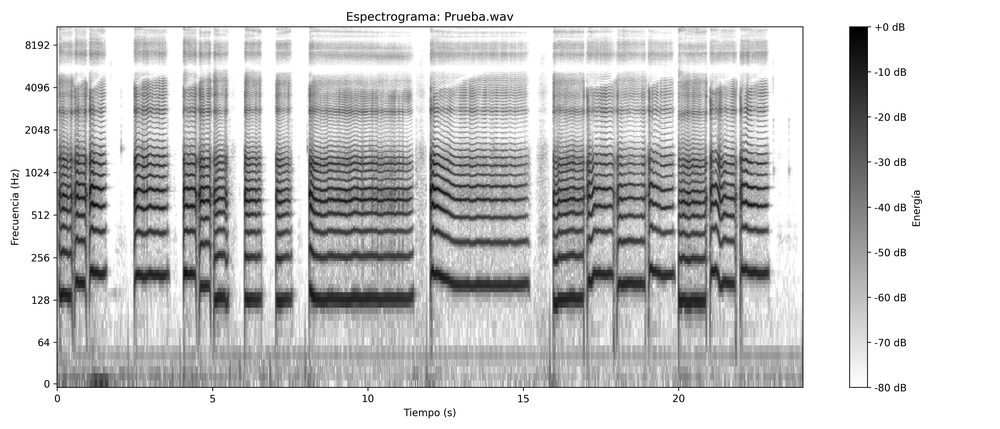
#> input picture images/Prueba_spectrogram_bw.png, 1000 x 429 px, shrunk from 4200 x 1800 before the run
$ python comparar_imagenes_midi.py
#> lines starting #> are read from the running program, lines starting #| are printed output that depends on the picture; after the words box and inside, x2 and y2 are one past the last pixel; in counts of white or black regions, pixels touching at a corner belong together
import matplotlib.pyplot as plt
import matplotlib.image as mpimg
import numpy as np
from PIL import Image
import os
import sys # Añadido para debugging


def recortar_bordes_blancos(ruta_imagen, umbral=240):
    """
    Carga una imagen y recorta automáticamente los márgenes blancos/claros
    para aislar el gráfico.
    """
#> called with ruta_imagen = 'images/Prueba_spectrogram_bw.png', umbral = 240
    img = Image.open(ruta_imagen).convert("RGB")
    np_img = np.array(img)

    # Crear una máscara de todo lo que NO es blanco (o casi blanco)
    mascara = np_img < umbral
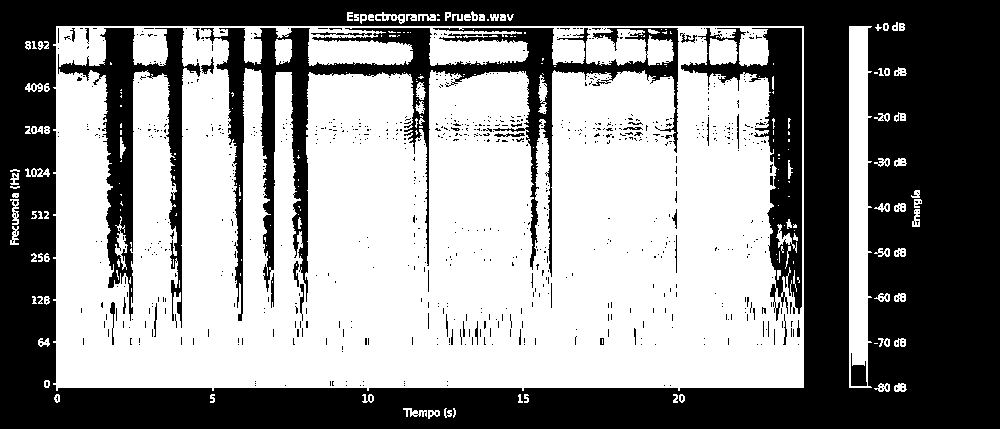
#> mascara: shape (429, 1000, 3) bool; 55.1% white; 903 black regions (865 under 20 px), largest, box (x1, y1, x2, y2) and area: (0, 0, 1000, 429) 146758, (201, 28, 679, 321) 21233, (58, 28, 201, 328) 10235

    # Verificamos si hay algún pixel en cualquiera de los 3 canales (R, G, B)
    hay_datos = np.any(mascara, axis=2)

    # Encontrar las coordenadas del cuadro delimitador (bounding box)
    filas = np.any(hay_datos, axis=1)
    cols = np.any(hay_datos, axis=0)

    if not np.any(filas) or not np.any(cols):
        return np_img

    ymin, ymax = np.where(filas)[0][[0, -1]]
#> ymin = 11; ymax = 418
    xmin, xmax = np.where(cols)[0][[0, -1]]
#> xmin = 10; xmax = 921

    # Recortar la imagen usando esos índices
    img_recortada = np_img[ymin:ymax+1, xmin:xmax+1]
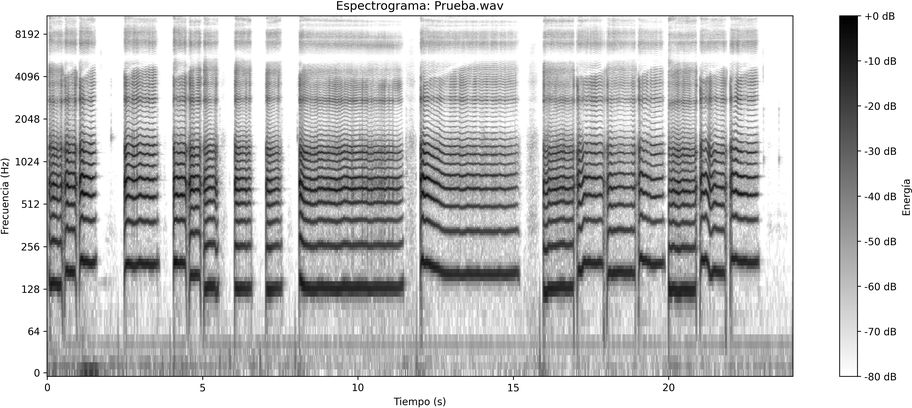
#> img_recortada: shape (408, 912, 3); min 0, max 255, mean 196.7
    return img_recortada


def visualizar_comparacion(imagenes_info):
    n_imgs = len(imagenes_info)
    fig, axes = plt.subplots(n_imgs, 1, figsize=(15, 4 * n_imgs), sharex=True)
    plt.subplots_adjust(hspace=0.05)

    # *** FIX DE RUTA: Obtener la ruta del directorio del script ***
    # Esto asegura que la búsqueda de archivos siempre inicie donde está el .py
    directorio_script = os.path.dirname(os.path.abspath(__file__))

    for i, item in enumerate(imagenes_info):
        ax = axes[i]
        nombre_archivo = item['archivo']
        titulo = item['titulo']

        # *** FIX DE RUTA: Construir la ruta completa ***
        ruta_completa = os.path.join(directorio_script, nombre_archivo)

        try:
            # Mensaje de depuración: Muestra la ruta que está intentando abrir
            print(f"Intentando abrir: {ruta_completa}")

            img_data = recortar_bordes_blancos(ruta_completa)

            ax.imshow(img_data, aspect='auto')
            ax.set_ylabel(titulo, rotation=0, labelpad=60, fontsize=10, weight='bold', ha='right')
            ax.set_yticks([])
            if i < n_imgs - 1:
                ax.set_xticks([])

        except FileNotFoundError:
            ax.text(0.5, 0.5, f"ARCHIVO NO ENCONTRADO:\n{nombre_archivo}",
                    ha='center', va='center', color='red')
            print(f"ERROR: No se encuentra el archivo en la ruta:\n{ruta_completa}", file=sys.stderr)
#> pass 2 of the loop in visualizar_comparacion, `for i, item in enumerate(imagenes_info):`:
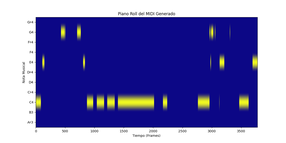
#> input picture images/Prueba_pred_best_model_crnn_pianoroll.png, 286 x 143 px, shrunk from 1200 x 600 before the run
#> img: PIL image 286x143 RGB
#> mascara: shape (143, 286, 3) bool
#> in recortar_bordes_blancos (call 2), `hay_datos = np.any(mascara, axis=2)`:
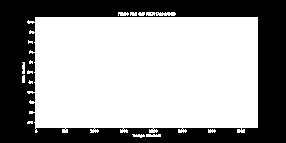
#> hay_datos: shape (143, 286) bool; 62.2% white; 3 black regions (2 under 20 px), largest, box (x1, y1, x2, y2) and area: (0, 0, 286, 143) 15449
#> ymin = 12; ymax = 137
#> xmin = 22; xmax = 257
#> in recortar_bordes_blancos (call 2), `img_recortada = np_img[ymin:ymax+1, xmin:xmax+1]`:
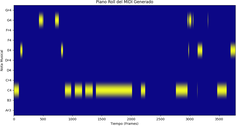
#> img_recortada: shape (126, 236, 3); mean R, G, B 61.7, 58.3, 149
#> pass 3 of the loop in visualizar_comparacion, `for i, item in enumerate(imagenes_info):`:
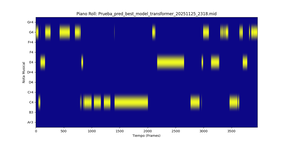
#> input picture images/Prueba_pred_best_model_transformer_20251125_2318_pianoroll.png, 286 x 143 px, shrunk from 1200 x 600 before the run
#> in recortar_bordes_blancos (call 3), `hay_datos = np.any(mascara, axis=2)`:
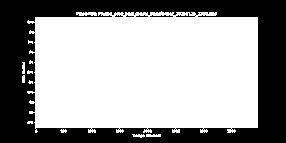
#> hay_datos: shape (143, 286) bool; 62.9% white; 7 black regions (5 under 20 px), largest, box (x1, y1, x2, y2) and area: (0, 0, 286, 143) 15110, (150, 15, 173, 17) 28
#> ymin = 11
#> in recortar_bordes_blancos (call 3), `img_recortada = np_img[ymin:ymax+1, xmin:xmax+1]`:
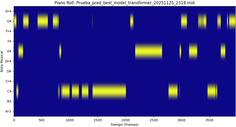
#> img_recortada: shape (127, 236, 3); mean R, G, B 67.1, 63.9, 147.2
#> the loop made 5 passes; the first 3 are shown

    axes[-1].set_xlabel("Tiempo (Alineado visualmente)", fontsize=12)
    plt.suptitle("Comparación: Espectrograma vs Modelos (Alineados)", fontsize=16, y=0.92)
    plt.show()
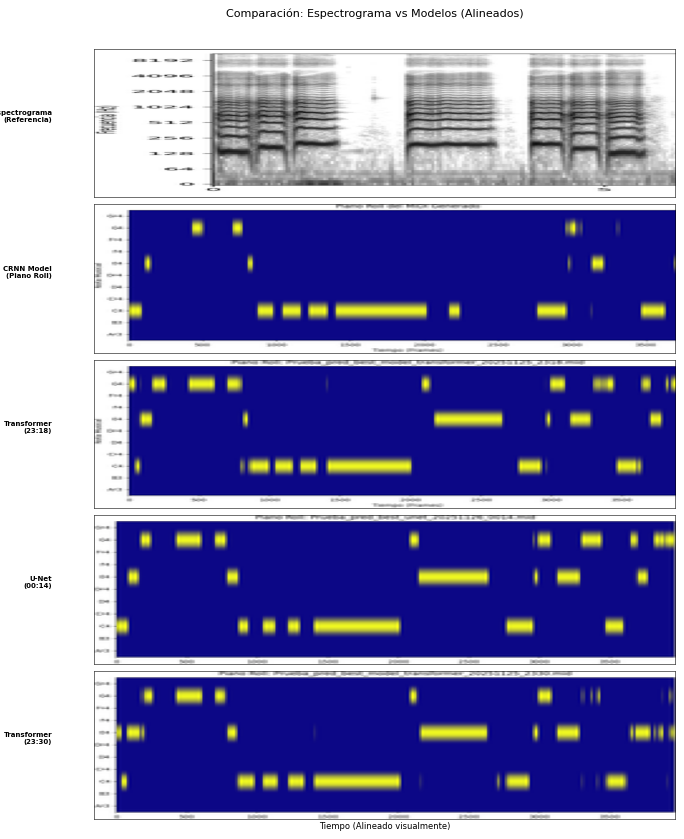
#> figure drawn by matplotlib, 5 panels

# --- CONFIGURACIÓN DE LOS ARCHIVOS (TODOS EN .PNG) ---
if __name__ == "__main__":
    lista_imagenes = [
        {
            "titulo": "Espectrograma\n(Referencia)",
            "archivo": "Prueba_spectrogram_bw.png" # Cambiado a .png
        },
        {
            "titulo": "CRNN Model\n(Piano Roll)",
            "archivo": "Prueba_pred_best_model_crnn_pianoroll.png"
        },
        {
            "titulo": "Transformer\n(23:18)",
            "archivo": "Prueba_pred_best_model_transformer_20251125_2318_pianoroll.png"
        },
        {
            "titulo": "U-Net\n(00:14)",
            "archivo": "Prueba_pred_best_unet_20251126_0014_pianoroll.png"
        },
        {
            "titulo": "Transformer\n(23:30)",
            "archivo": "Prueba_pred_best_model_transformer_20251125_2330_pianoroll.png"
        }
    ]

    visualizar_comparacion(lista_imagenes)
